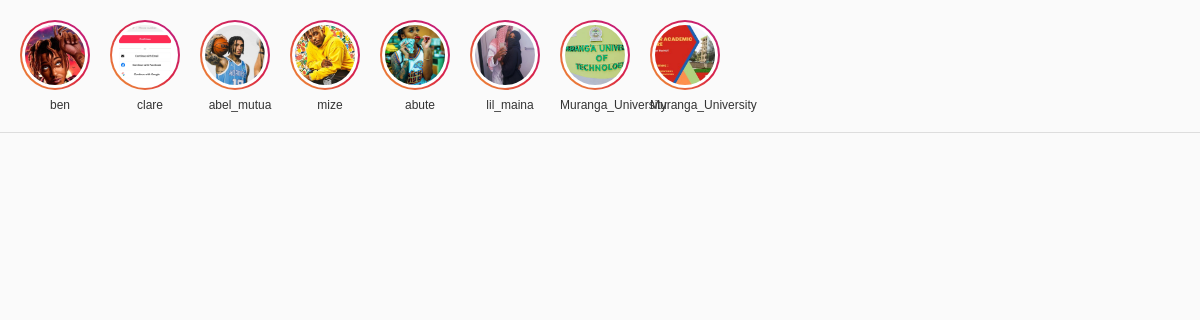
Page /stories/ (signed in) on the earlier database version.
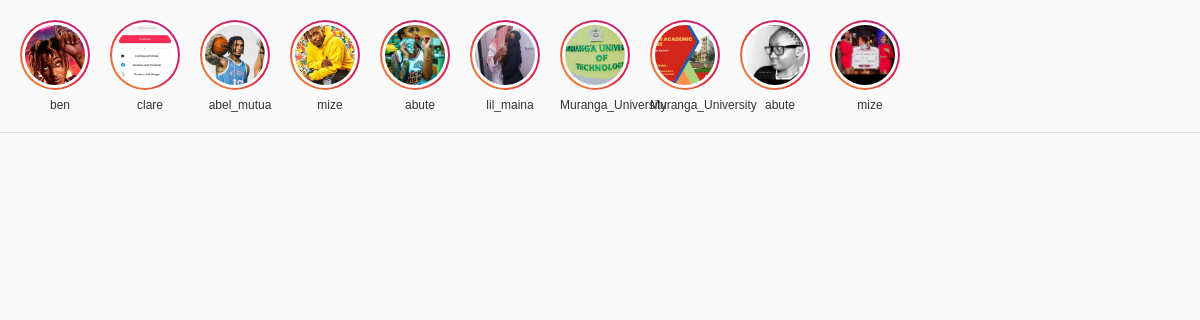
Same page on the later database version.
### blog/models.py (models this page shows, shortened)
class Story(models.Model):
    user = models.ForeignKey(User, on_delete=models.CASCADE)
    image = models.ImageField(upload_to='stories/')
    created_at = models.DateTimeField(auto_now_add=True)

### blog/views.py (the view)
# urls.py: path('stories/', views.stories, name='stories'),
@login_required
def stories(request):
    stories = Story.objects.filter(created_at__gte=timezone.now() - timedelta(hours=24))
    return render(request, 'stories.html', {'stories': stories})

### templates/stories.html (shortened to what this page needs)
{% load static %}
<!DOCTYPE html>
<html lang="en">
<head>
    <link rel="stylesheet" href="{% static 'css/stories.css' %}">
</head>
<body>
    <div class="stories-container">
        {% for story in stories %}
            <div class="story">
                <div class="story-img-wrapper">
                    <img src="{{ story.image.url }}" alt="{{ story.user.username }}'s story" class="story-img">
                </div>
                <p class="story-username">{{ story.user.username }}</p>
            </div>
        {% endfor %}
    </div>
</body>
</html>

### static/css/stories.css (style rules this page uses)
* { margin: 0; padding: 0; box-sizing: border-box; }
body { font-family: Arial, sans-serif; background-color: #fafafa; }
.stories-container { display: flex; gap: 10px; padding: 20px; overflow-x: auto; white-space: nowrap; border-bottom: 1px solid #ddd; }
.story { display: inline-block; text-align: center; width: 80px; }
.story-img-wrapper { width: 70px; height: 70px; border-radius: 50%; padding: 2px; background: linear-gradient(45deg, #f09433, #e6683c, #dc2743, #cc2366, #bc1888); }
.story-img { width: 100%; height: 100%; border-radius: 50%; object-fit: cover; padding: 3px; background-color: white; }
.story-username { font-size: 12px; color: #333; margin-top: 8px; }

Differences in the rows shown:
added Story: image (picture), user.username "abute"
added Story: image (picture), user.username "mize"
